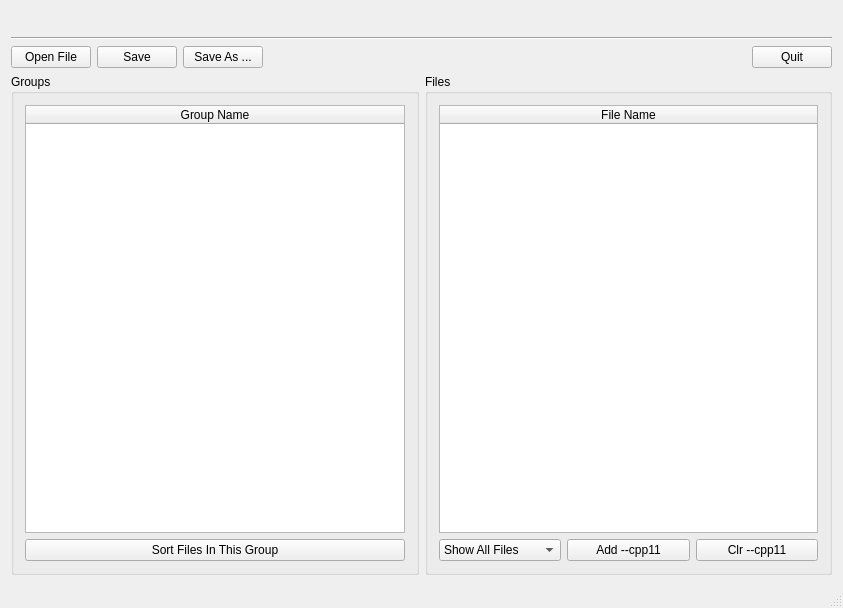
<?xml version="1.0" encoding="UTF-8"?>
<ui version="4.0">
 <class>MainWindow</class>
 <widget class="QMainWindow" name="MainWindow">
  <property name="geometry">
   <rect>
    <x>0</x>
    <y>0</y>
    <width>843</width>
    <height>608</height>
   </rect>
  </property>
  <property name="windowTitle">
   <string>uVision C++11 Wizard by CS-Lab s.c.</string>
  </property>
  <widget class="QWidget" name="centralWidget">
   <layout class="QVBoxLayout" name="verticalLayout_3">
    <item>
     <layout class="QHBoxLayout" name="horizontalLayout_4" stretch="0,0,1,0,0">
      <item>
       <spacer name="horizontalSpacer_3">
        <property name="orientation">
         <enum>Qt::Horizontal</enum>
        </property>
        <property name="sizeHint" stdset="0">
         <size>
          <width>40</width>
          <height>20</height>
         </size>
        </property>
       </spacer>
      </item>
      <item>
       <widget class="QLabel" name="lbKeilLogo"/>
      </item>
      <item>
       <spacer name="horizontalSpacer_2">
        <property name="orientation">
         <enum>Qt::Horizontal</enum>
        </property>
        <property name="sizeHint" stdset="0">
         <size>
          <width>40</width>
          <height>20</height>
         </size>
        </property>
       </spacer>
      </item>
      <item>
       <widget class="QLabel" name="lbCsLogo">
        <property name="text">
         <string/>
        </property>
       </widget>
      </item>
      <item>
       <spacer name="horizontalSpacer_4">
        <property name="orientation">
         <enum>Qt::Horizontal</enum>
        </property>
        <property name="sizeHint" stdset="0">
         <size>
          <width>40</width>
          <height>20</height>
         </size>
        </property>
       </spacer>
      </item>
     </layout>
    </item>
    <item>
     <widget class="Line" name="line">
      <property name="orientation">
       <enum>Qt::Horizontal</enum>
      </property>
     </widget>
    </item>
    <item>
     <layout class="QHBoxLayout" name="horizontalLayout_2">
      <item>
       <widget class="QPushButton" name="btnFileOpen">
        <property name="text">
         <string>Open File</string>
        </property>
       </widget>
      </item>
      <item>
       <widget class="QPushButton" name="btnFileSave">
        <property name="text">
         <string>Save</string>
        </property>
       </widget>
      </item>
      <item>
       <widget class="QPushButton" name="btnFileSaveAs">
        <property name="text">
         <string>Save As ...</string>
        </property>
       </widget>
      </item>
      <item>
       <spacer name="horizontalSpacer">
        <property name="orientation">
         <enum>Qt::Horizontal</enum>
        </property>
        <property name="sizeHint" stdset="0">
         <size>
          <width>68</width>
          <height>20</height>
         </size>
        </property>
       </spacer>
      </item>
      <item>
       <widget class="QPushButton" name="btnQuit">
        <property name="text">
         <string>Quit</string>
        </property>
       </widget>
      </item>
     </layout>
    </item>
    <item>
     <layout class="QHBoxLayout" name="horizontalLayout_3">
      <item>
       <widget class="QGroupBox" name="gbGroups">
        <property name="title">
         <string>Groups</string>
        </property>
        <layout class="QVBoxLayout" name="verticalLayout_2">
         <item>
          <widget class="QTableWidget" name="tabGroups">
           <attribute name="horizontalHeaderStretchLastSection">
            <bool>true</bool>
           </attribute>
           <column>
            <property name="text">
             <string>Group Name</string>
            </property>
           </column>
          </widget>
         </item>
         <item>
          <widget class="QPushButton" name="btnSortFilesInGroups">
           <property name="text">
            <string>Sort Files In This Group</string>
           </property>
          </widget>
         </item>
        </layout>
       </widget>
      </item>
      <item>
       <widget class="QGroupBox" name="gbFiles">
        <property name="title">
         <string>Files</string>
        </property>
        <layout class="QVBoxLayout" name="verticalLayout">
         <item>
          <widget class="QTableWidget" name="tabFiles">
           <attribute name="horizontalHeaderStretchLastSection">
            <bool>true</bool>
           </attribute>
           <column>
            <property name="text">
             <string>File Name</string>
            </property>
           </column>
          </widget>
         </item>
         <item>
          <layout class="QHBoxLayout" name="horizontalLayout">
           <item>
            <widget class="QComboBox" name="cbFileShowFilter">
             <item>
              <property name="text">
               <string>Show All Files</string>
              </property>
             </item>
            </widget>
           </item>
           <item>
            <widget class="QPushButton" name="btnAddCpp11Flag">
             <property name="text">
              <string>Add --cpp11</string>
             </property>
             <property name="checked">
              <bool>false</bool>
             </property>
            </widget>
           </item>
           <item>
            <widget class="QPushButton" name="btnClrCpp11Flag">
             <property name="text">
              <string>Clr --cpp11</string>
             </property>
            </widget>
           </item>
          </layout>
         </item>
        </layout>
       </widget>
      </item>
     </layout>
    </item>
   </layout>
  </widget>
  <widget class="QStatusBar" name="statusBar"/>
 </widget>
 <layoutdefault spacing="6" margin="11"/>
 <resources/>
 <connections/>
</ui>
